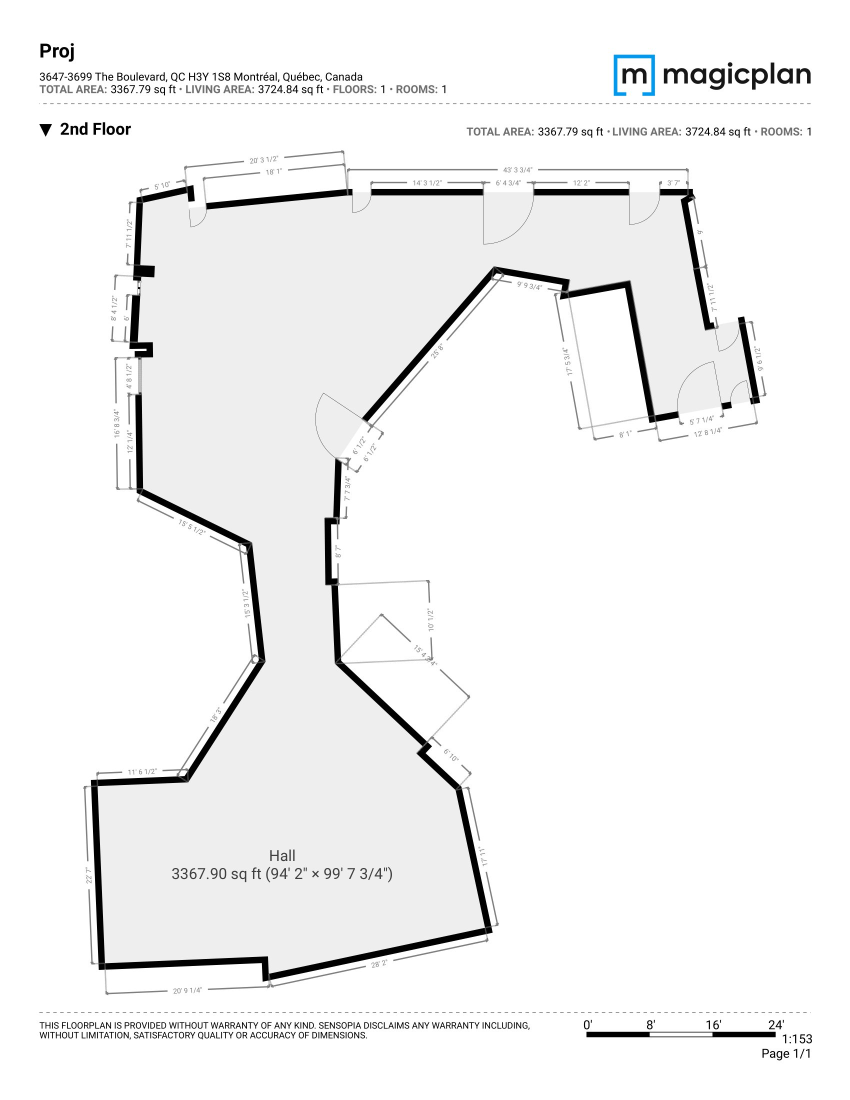
#> input picture sketch.jpg, 1700 x 2200 px (shown at 1/2 size)
$ python ascii.py
#> lines starting #> are read from the running program, lines starting #| are printed output that depends on the picture
#> the answer given: sketch.jpg
#> in main, image is the input picture: PIL image 1700x2200 RGB; mean R, G, B 242.6, 242.7, 242.8
import PIL.Image

ASCII_CHARS = ["o", "o", "o", "o", "o", "o", "o", " ", " ", " ", " ", " ", " ", " ", " ", " ", " ", " ", " ", " ", " ", " ", " ", " ", " "]

def resize(image, new_width = 100):
#> called with new_width = 100
    old_width, old_height = image.size
#> old_width = 1700; old_height = 2200
    new_height = new_width * old_height / old_width
#> new_height = 129.4
    return image.resize((new_width, int(new_height)))
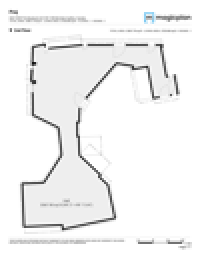
#> returned value: PIL image 100x129 RGB (shown 2 times larger); mean R, G, B 242.5, 242.6, 242.6

def to_greyscale(image):
    return image.convert("L")
#> returned value: PIL image 100x129 L

def pixel_to_ascii(image):
    pixels = image.getdata()
    ascii_str = ""
    for pixel in pixels:
        ascii_str += ASCII_CHARS[pixel//25]
#> this loop made 12900 passes
#> ascii_str on passes 1 to 3: ' ', '  ', '   '
    return ascii_str

def main():
    path = input("Enter the path to the image field : \n")
    try:
        image = PIL.Image.open(path)
    except:
        print(path, "Unable to find image ")
    #resize image
    image = resize(image)
    #convert image to greyscale image
    greyscale_image = to_greyscale(image)
    # convert greyscale image to ascii characters
    ascii_str = pixel_to_ascii(greyscale_image)
    img_width = greyscale_image.width
#> img_width = 100
    ascii_str_len = len(ascii_str)
#> ascii_str_len = 12900
    ascii_img=""
    #Split the string based on width  of the image
    for i in range(0, ascii_str_len, img_width):
        ascii_img += ascii_str[i:i+img_width] + "\n"
    #save the string to a file
    with open("ascii_image.txt", "w") as f:
        f.write(ascii_img)
main()
